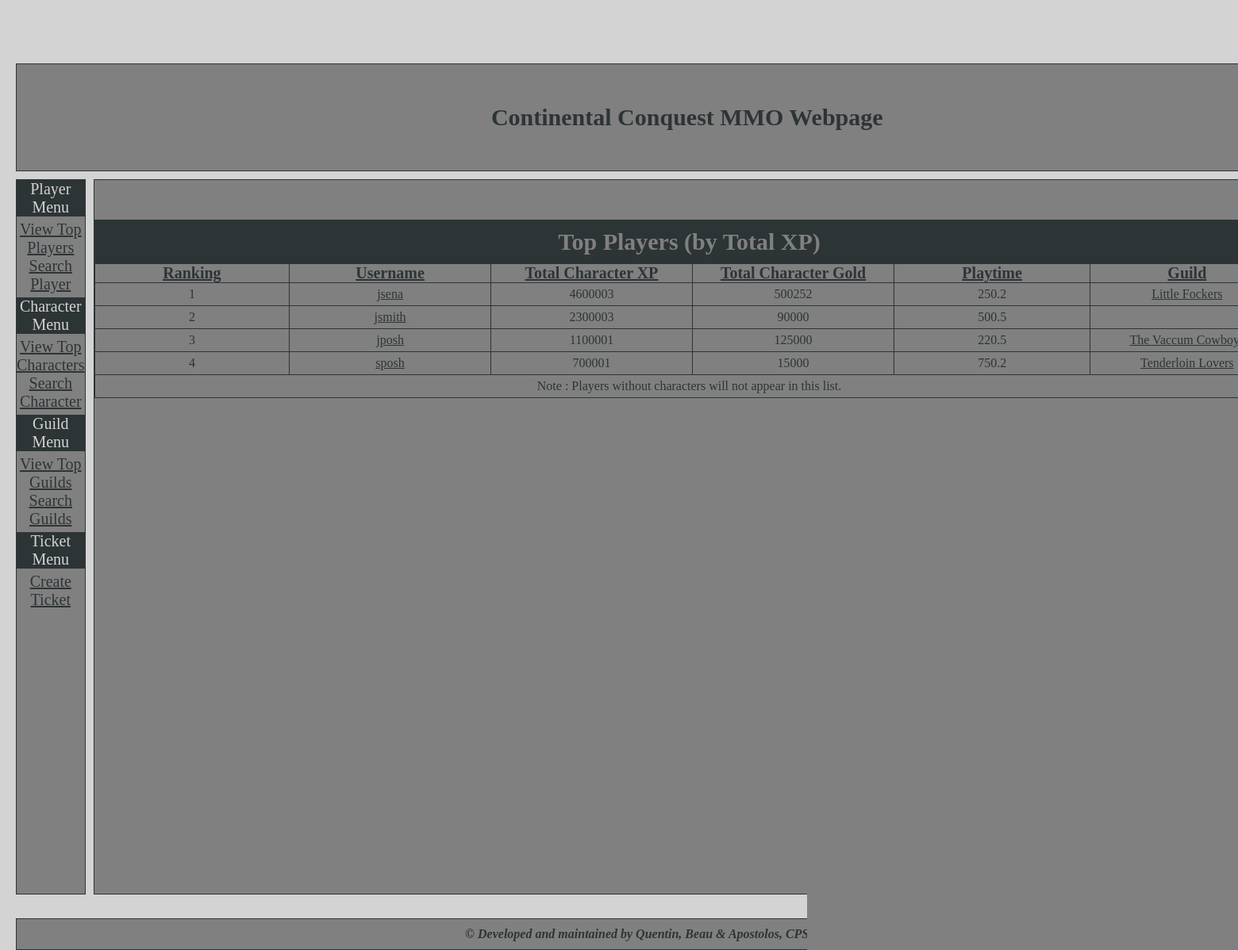
/topplayers.php, run on an earlier commit of the app's database.
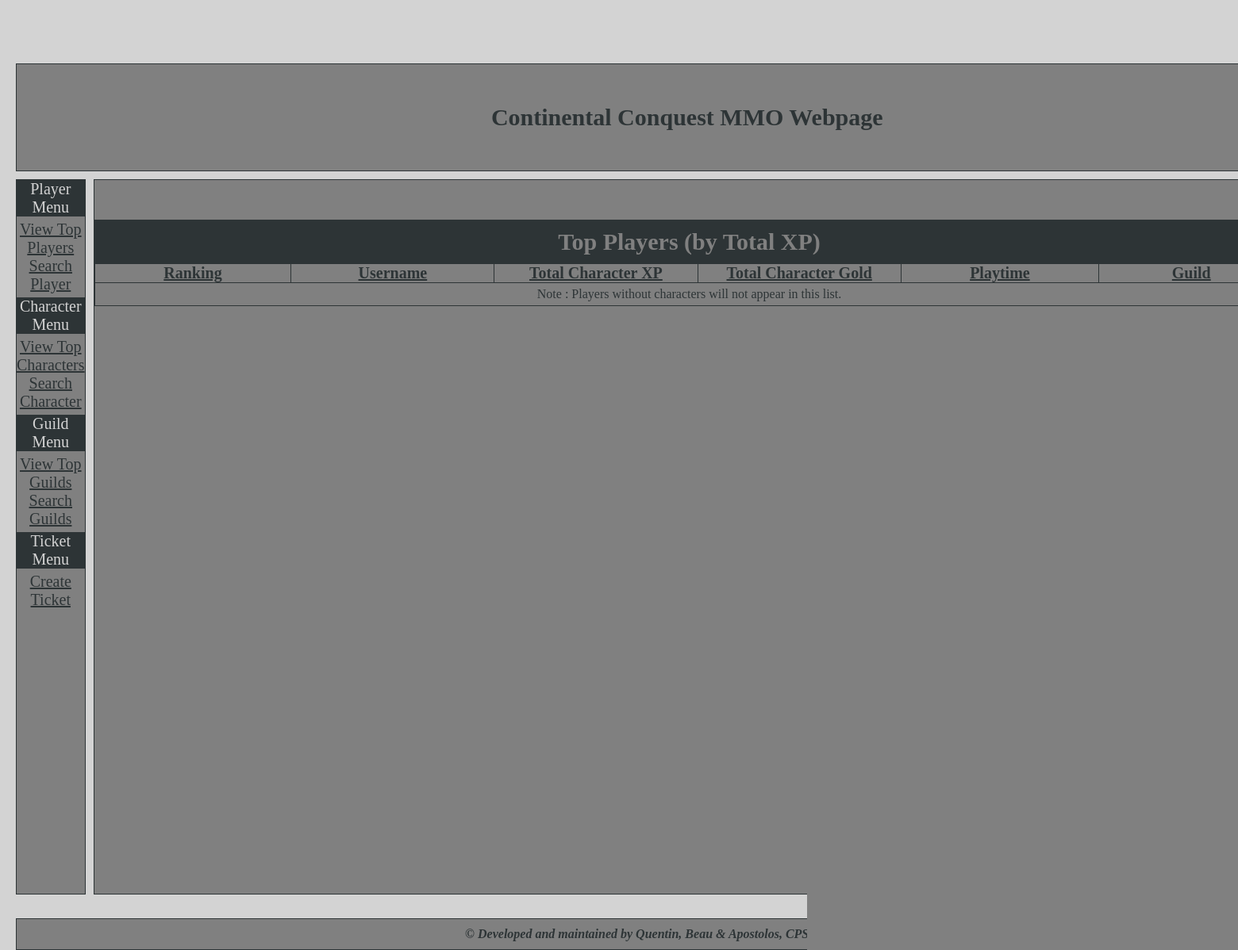
And on a later commit of the database.
### tables this page shows
CREATE TABLE PLAYERS (
	Player_ID INTEGER NOT NULL,
    Playtime VARCHAR(30) NOT NULL,
    Sub_status VARCHAR(20) NOT NULL,
	Guild VARCHAR(30) DEFAULT NULL,
    PRIMARY KEY (Player_ID),
    FOREIGN KEY (Player_ID) REFERENCES USERS (Acct_ID)
);

CREATE TABLE USERS (
	Acct_ID INTEGER auto_increment,
	Fname VARCHAR(20) NOT NULL,
	Lname VARCHAR(20) NOT NULL,
	Username VARCHAR(20) NOT NULL,
    Password VARCHAR(16) NOT NULL,
	Birthday DATE NOT NULL,
	Email VARCHAR(40) NOT NULL,
	PRIMARY KEY (Acct_ID)
);

### include/functions.php (called while the page is built, shortened)
<?php
    class Database {
        function init_connection($servername, $db, $username, $password) {
            $this->connection = mysqli_connect($servername, $username, $password, $db);
        }
    }
?>

### topplayers.php (the view, shortened to what this page needs)
<?php
    include 'include/connectDB.php';
    include 'include/header.php';
    include 'include/left-menu.php';
    $query = 'SELECT DISTINCT Player_ID, Username, Guild, Playtime, SUM(XP), SUM(GOLD) FROM PLAYERS, USERS, CHARACTERS WHERE PLAYERS.Player_ID=USERS.Acct_ID AND CHARACTERS.Acct_ID = PLAYERS.Player_ID GROUP BY Player_ID ORDER BY SUM(XP) DESC';
    $result = $db->connection->query($query);
?>
                <div class="center">
                    <div id="center-content">
                        <table id="table_players">
                            <tr class="table_players_row">
                                <td class="table_players_data" id="table_players_title" colspan="6">
                                    Top Players (by Total XP)
                                </td>
                            </tr>
                            <tr class="table_players_row">
                                <td class="table_players_header_data">
                                    Ranking
                                </td>
                                <td class="table_players_header_data">
                                    Username
                                </td>
                                <td class="table_players_header_data">
                                    Total Character XP
                                </td>
                                <td class="table_players_header_data">
                                    Total Character Gold
                                </td>
                                <td class="table_players_header_data">
                                    Playtime
                                </td>
                                <td class="table_players_header_data">
                                    Guild
                                </td>
                            </tr>
                            <?php
                                $i = 1;
                                foreach($result as $player) {
                                    echo "
                                    <tr class='table_players_row' colspan='6'>
                                        <td class='table_players_data'>
                                            ".$i."
                                        </td>
                                        <td class='table_players_data'>
                                            <a href='viewplayer.php?acct_id=".$player['Player_ID']."'>".$player['Username']."</a>
                                        </td>
                                        <td class='table_players_data'>
                                            ".$player["SUM(XP)"]."
                                        </td>
                                        <td class='table_players_data'>
                                            ".$player['SUM(GOLD)']."
                                        </td>
                                        <td class='table_players_data'>
                                            ".$player['Playtime']."
                                        </td>
                                        <td class='table_players_data'>
                                            <a href='viewguild.php?guild=".$player['Guild']."'>".$player['Guild']."</a>
                                        </td>
                                    </tr>
                                    ";
                                    $i++;
                                }
                            ?>
                            <tr>
                                <td class='table_players_data' colspan='6'>
                                    Note : Players without characters will not appear in this list.
                                </td>
                            </tr>
                            </table>
                    </div>
                </div>
<?php
    include 'include/footer.php';
?>

What changed in the data, as far as the page shows it:
removed players: Player_ID.Username "jsena", SUM "4600003", SUM "500252", Playtime "250.2", Guild "Little Fockers"
removed players: Player_ID.Username "jsmith", SUM "2300003", SUM "90000", Playtime "500.5"
removed players: Player_ID.Username "jposh", SUM "1100001", SUM "125000", Playtime "220.5", Guild "The Vaccum…"
removed players: Player_ID.Username "sposh", SUM "700001", SUM "15000", Playtime "750.2", Guild "Tenderloin Lovers"
